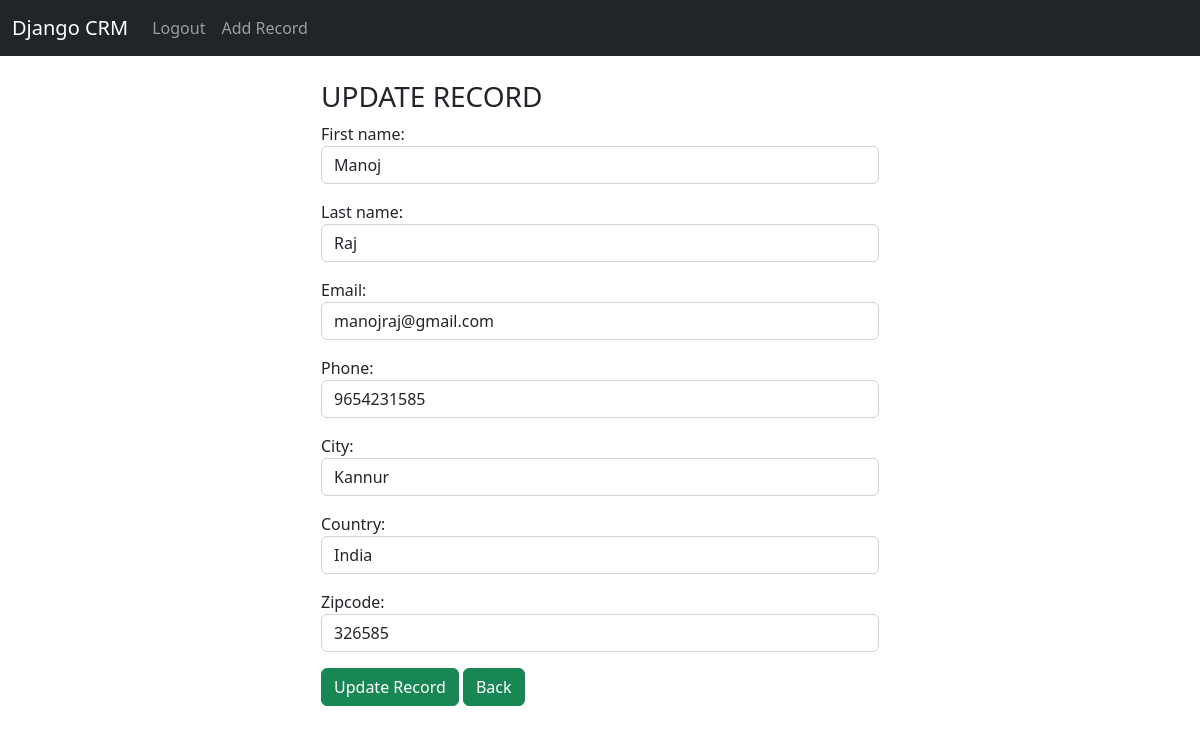
The app's page /update_record/4 (signed in) with its own data.
### crm/models.py (models this page shows, shortened)
class Records(models.Model):
    created_at = models.DateTimeField(auto_now_add=True)
    first_name = models.CharField(max_length=20)
    last_name = models.CharField(max_length=30)
    email = models.EmailField()
    phone = models.CharField(max_length=15)
    city = models.CharField(max_length=40)
    country = models.CharField(max_length=40)
    zipcode = models.CharField(max_length=30)
    class Meta:
        verbose_name_plural = 'Records'

### crm/views.py (the view)
# urls.py: path('update_record/<int:pk>', views.update_record, name='update_record'),
def update_record(request,pk):
    if request.user.is_authenticated:
        current_user = Records.objects.get(id=pk)
        form = AddRecordForm(request.POST or None, instance=current_user)
        if form.is_valid():
            form.save()
            messages.success(request, 'Record Updated...')
            return redirect('index')
        else:
            return render(request,'update.html',{'form':form})
    else:
        messages.error(request,'You Must Be Logged in to update records...')
        return redirect('index')

### crm/forms.py
class AddRecordForm(forms.ModelForm):
    first_name = forms.CharField(required=True, widget=forms.widgets.TextInput(attrs={'placeholder':'First Name','class':'form-control'}))
    last_name = forms.CharField(required=True, widget=forms.widgets.TextInput(attrs={'placeholder':'Last Name','class':'form-control'}))
    email = forms.CharField(required=True, widget=forms.widgets.TextInput(attrs={'placeholder':'Email','class':'form-control'}))
    phone = forms.CharField(required=True, widget=forms.widgets.TextInput(attrs={'placeholder':'Phone','class':'form-control'}))
    city = forms.CharField(required=True, widget=forms.widgets.TextInput(attrs={'placeholder':'City','class':'form-control'}))
    country = forms.CharField(required=True, widget=forms.widgets.TextInput(attrs={'placeholder':'Country','class':'form-control'}))
    zipcode = forms.CharField(required=True, widget=forms.widgets.TextInput(attrs={'placeholder':'Zipcode','class':'form-control'}))
    class Meta:
        model = Records
        fields = '__all__'

### templates/update.html (shortened to what this page needs)
{% extends 'base.html' %}
{% block content %}
<div class="col-md-6 offset-md-3">
    <h3>UPDATE RECORD</h3>
    <form  method="post">
        {{form.as_p}}
        <button type="submit" class="btn btn-success">Update Record</button>
        <a href="{% url 'index' %}"  class="btn btn-success">Back</a>
    </form>
</div>
{% endblock %}

### records on screen
Records: first_name "Manoj", last_name "Raj", email "manojraj@gmail.com", phone "9654231585", city "Kannur", country "India", zipcode "326585"
